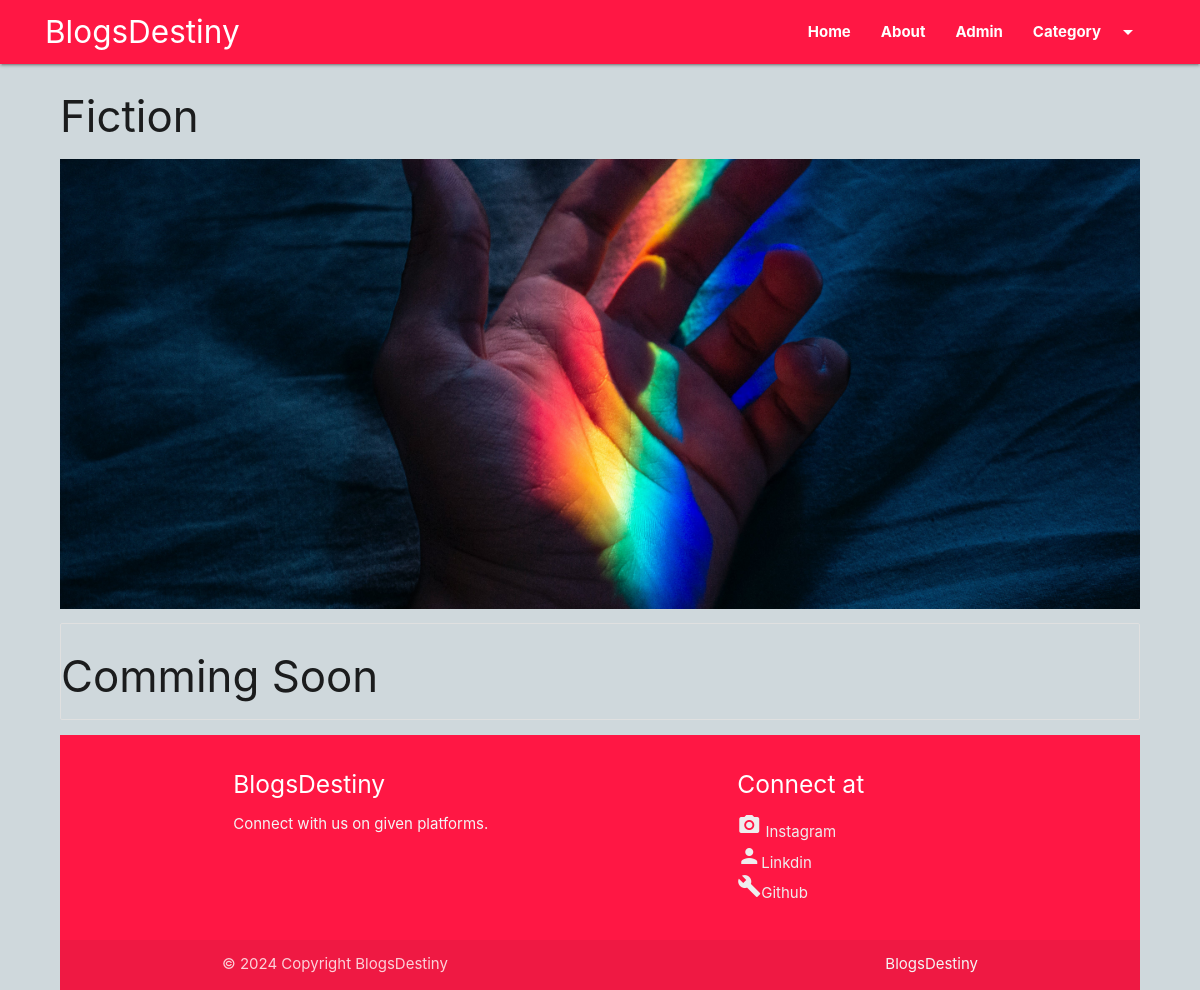
Page /category/Fiction on the committed database.
### blogapp/models.py (models this page shows, shortened)
class Category(models.Model):
    cat_id=models.AutoField(primary_key=True)
    title=models.CharField(max_length=100)
    description=models.TextField()
    url=models.CharField(max_length=100)
    image = models.ImageField(upload_to='category/')
    add_date=models.DateTimeField(auto_now_add=True , null = True)

### blogapp/views.py (the view)
# urls.py: path('category/<slug:url>',category),
def category(request,url):
    cat = Category.objects.get(url=url)
    posts = Post.objects.filter(cat= cat)
    return render(request,'category.html',{'cat':cat , 'posts': posts})

### template/category.html (shortened to what this page needs)
{% extends "base.html" %}
{% load static %}
{% block content %}
<div class="container-custom">
    <h3>{{cat.title}} </h3>
    <div class="img-container">
        <img src="/media/{{cat.image}}" class="responsive-img" style="max-height:450px; width:100%; object-fit:cover; " alt="">
    </div>
    <div class="collection">
        {% for p in posts %}
        <a href="/blog/{{p.url}}" class="collection-item ">{{p.title}}</a>
        {% empty %}
        <h3>Comming Soon</h3>
        {% endfor %}
</div>
{% endblock content %}

### blogapp/static/css/style.css (style rules this page uses)
body { background: #cfd8dc; }
.container-custom { width: 90%!important; margin:auto }

### rows in the picture
Category: title "Fiction", image (picture)
